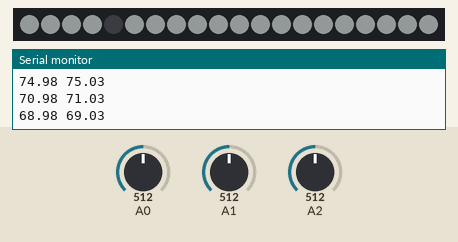
A sketch run on a simulated Teensy 4. Parts: 20 RGB LEDs in strip order, left to right, the last lines printed to the serial monitor. Inputs (shaded band) come from the test bench; at power-on: A0 = 512, A2 = 512, A1 = 512. Dim RGB values are drawn brighter than linear; random numbers use the default seed unless the sketch sets one.

Above: at 1.2 s.
1.3 s: A0 set to 494
At 1.5 s:
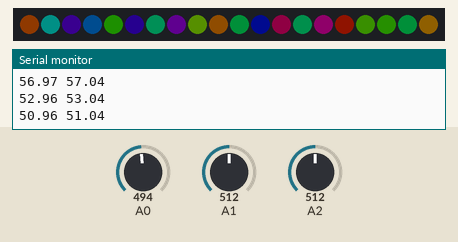
3.7 s: A2 set to 122
At 5.21 s:
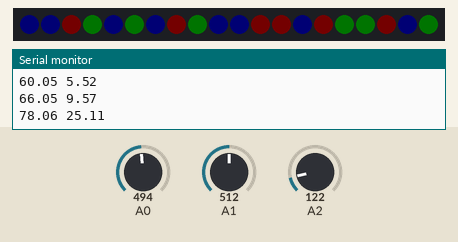
6.7 s: A2 set to 165
At 7.51 s:
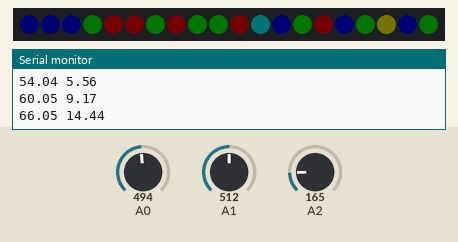
9.7 s: A2 set to 187
At 10.45 s:
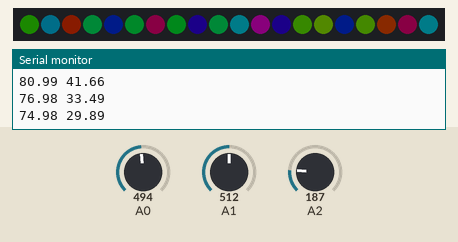
12.7 s: A1 set to 9
At 13.06 s:
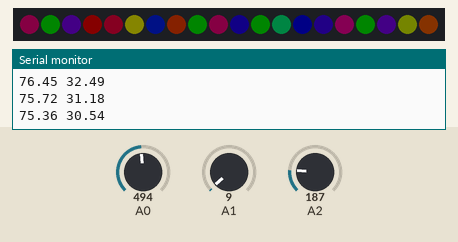
15.6 s: A1 set to 306
At 17.73 s:
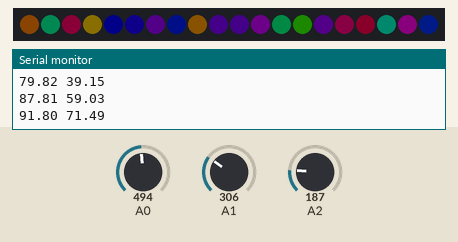
Timing chart, 0 to 19.2 s (numbered marks = the images above; inputs shaded):
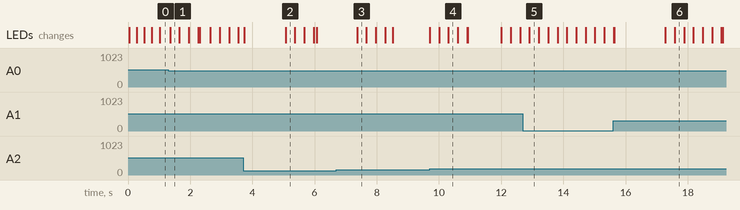

Measured:
- the behaviour switches between 512 and 511 on A0 (found by bisection; images 0 and 1)
- the behaviour switches between 178 and 179 on A2 (found by bisection; images 3 and 4)

The sketch:

Class_5_scratch_built_led_gizmo_3_w_fscale.ino
```cpp
/*

Making a new LED thing from scratch
First step
mode 0
  - all lights flash at different random colors
  - LFO controls brightness
  - LFO shape set by fscale
Mode 1
  - A single LED chases across the tube

pot on A0 selects mode
Pot A1 controls LFO rate
Pot A2 controls LFO shape


*/

float max_brightness = .1; //change this to increase the max brightness of the LEDs. 1.0 is very bright

//Everything else can be left alone
#define num_of_leds 20 //number of LEDs in the tube
#include <WS2812Serial.h> //include the code from this file in our sketch  https://github.com/PaulStoffregen/WS2812Serial/archive/refs/heads/master.zip
#define led_data_pin 8 //only pins 1,5, and 8 can be used.
byte drawingMemory[num_of_leds * 3];
DMAMEM byte displayMemory[num_of_leds * 12];
WS2812Serial LEDs(num_of_leds, displayMemory, drawingMemory, led_data_pin, WS2812_GRB);

unsigned long current_time;
unsigned long prev_time[8];
int mode;
float random_color;
float lfo;
float lfo_shaped;
int lfo_mode;
float lfo_rise_rate;
float lfo_fall_rate;
int raw_pot_1;
int chase1;
float shape1;

void setup() {
  LEDs.begin();
}


void loop() {
  current_time = millis();

  //mode = (analogRead(A0) / 1023.0) * 2; //0-2 but 2 is only selected at very end of pot
  mode = map(analogRead(A0), 0, 1023, 0, 2);

  raw_pot_1 = analogRead(A1);
  lfo_rise_rate = raw_pot_1 / 1023.0; //0-1.0
  lfo_rise_rate *= 10.0; // 0 - 10.0
  lfo_rise_rate += 1; //1.0-11.0
  lfo_fall_rate = lfo_rise_rate / 3.0;

  shape1 = analogRead(A2) / 1023.0;
  shape1 *= 20;
  shape1 -= 10; //-10 to 10


  if (current_time - prev_time[1] > 33) {//33milliseonds is 30Hz
    prev_time[1] = current_time;

    if (lfo_mode == 1) {
      lfo += lfo_rise_rate;
    }
    if (lfo_mode == 0) {
      lfo -= lfo_fall_rate;
    }
    if (lfo < 0) {
      lfo = 0;
      lfo_mode = 1;

    }
    if (lfo > 99) {
      lfo = 99;
      lfo_mode = 0;
    }

    // fscale is like map but it allows you to shape the response from logarithmic to exponential. Chonky to snappy
    // Shape is -10 for exponential, 0 for linear, 10 for Log
    // fscale(input, from low,from high,to low,to high,shape) function is at bottom of the code
    lfo_shaped = fscale(lfo, 0, 99, 0, 99, shape1);

    if (mode == 0) {
      for (int led_select = 0; led_select < 20; led_select++) {
        random_color = random(100) / 99.0;
        //(led to change, hue,saturation,brightness)
        set_LED(led_select, random_color, 1, lfo_shaped / 99.0);
      }

    }

    if (mode == 1) {
      for (int led_select = 0; led_select < 20; led_select++) {
        set_LED(led_select, .5, 0, 1);
      }
      set_LED(chase1, .5, 0, 0);

    }

    LEDs.show();
  }

  if (current_time - prev_time[2] > 1000 / 4) {
    prev_time[2] = current_time;
    chase1++;
    if (chase1 > 19) {
      chase1 = 0;
    }
  }

  if (current_time - prev_time[0] > 50) {
    prev_time[0] = current_time;

    //to print out multiple lines in the serial monitor
    //have a variable
    //then a space
    //and end w println
    Serial.print(lfo);
    Serial.print(" ");
    Serial.println(lfo_shaped);

  }

}


////////////////LED function

//This function is a little different than you might see in other libraries but it works pretty similar
// instead of 0-255 you see in other libraries this is all 0-1.0
// you can copy this to the bottom of any code as long as the declarations at the top in "led biz" are done

//set_LED(led to change, hue,saturation,value aka brightness)
// hue - 0 is red, then through the ROYGBIV to 1.0 as red again
// saturation - 0 is fully white, 1 is fully colored.
// value - 0 is off, 1 is the value set by max_brightness
// (it's not called brightness since, unlike in photoshop, we're going from black to fully lit up

//based on https://stackoverflow.com/questions/3018313/algorithm-to-convert-rgb-to-hsv-and-hsv-to-rgb-in-range-0-255-for-both

void set_LED(int pixel, float fh, float fs, float fv) {
  byte RedLight;
  byte GreenLight;
  byte BlueLight;

  if (fs > 1.0) {
    fs = 1.0;
  }

  if (fv > 1.0) {
    fv = 1.0;
  }

  //wrap the hue around but if it's over 100 or under -100 cap it at that
  if (fh > 100) {
    fh = 100;
  }

  if (fh < -100) {
    fh = -100;
  }
  //keep subtracting or adding 1 until it's in the range of 0-1.0
  while (fh > 1.0) {
    fh -= 1.0;
  }
  while (fh < 0) {
    fh += 1.0;
  }

  byte h = fh * 255;
  byte s = fs * 255;
  byte v = fv * max_brightness * 255;

  h = (h * 192) / 256;  // 0..191
  unsigned int i = h / 32;   // We want a value of 0 thru 5
  unsigned int f = (h % 32) * 8;   // 'fractional' part of 'i' 0..248 in jumps

  unsigned int sInv = 255 - s;
  unsigned int fInv = 255 - f;
  byte pv = v * sInv / 256;  // pv will be in range 0 - 255
  byte qv = v * (256 - s * f / 256) / 256;
  byte tv = v * (256 - s * fInv / 256) / 256;

  switch (i) {
    case 0:
      RedLight = v;
      GreenLight = tv;
      BlueLight = pv;
      break;
    case 1:
      RedLight = qv;
      GreenLight = v;
      BlueLight = pv;
      break;
    case 2:
      RedLight = pv;
      GreenLight = v;
      BlueLight = tv;
      break;
    case 3:
      RedLight = pv;
      GreenLight = qv;
      BlueLight = v;
      break;
    case 4:
      RedLight = tv;
      GreenLight = pv;
      BlueLight = v;
      break;
    case 5:
      RedLight = v;
      GreenLight = pv;
      BlueLight = qv;
      break;
  }
  LEDs.setPixelColor(pixel, RedLight, GreenLight, BlueLight);
}


  //https://playground.arduino.cc/Main/Fscale/ I reordered the input values from this example

  // fscale is like map but it allows you to shape the response from logarithmic to exponential. Chonky to snappy
  // Shape is -10.0 for exponential, 0 for linear, 10.0 for Log
  // fscale(input, from low,from high,to low,to high,shape) function is at bottom of the code

 float fscale( float inputValue, float originalMin, float originalMax,
              float newBegin, float newEnd, float curve) {

  float OriginalRange = 0;
  float NewRange = 0;
  float zeroRefCurVal = 0;
  float normalizedCurVal = 0;
  float rangedValue = 0;
  boolean invFlag = 0;


  // condition curve parameter
  // limit range

  if (curve > 10) curve = 10;
  if (curve < -10) curve = -10;

  curve = (curve * -.1) ; // - invert and scale - this seems more intuitive - postive numbers give more weight to high end on output
  curve = pow(10, curve); // convert linear scale into lograthimic exponent for other pow function

  /*
    Serial.println(curve * 100, DEC);   // multply by 100 to preserve resolution
    Serial.println();
  */

  // Check for out of range inputValues
  if (inputValue < originalMin) {
    inputValue = originalMin;
  }
  if (inputValue > originalMax) {
    inputValue = originalMax;
  }

  // Zero Refference the values
  OriginalRange = originalMax - originalMin;

  if (newEnd > newBegin) {
    NewRange = newEnd - newBegin;
  }
  else
  {
    NewRange = newBegin - newEnd;
    invFlag = 1;
  }

  zeroRefCurVal = inputValue - originalMin;
  normalizedCurVal  =  zeroRefCurVal / OriginalRange;   // normalize to 0 - 1 float

  /*
    Serial.print(OriginalRange, DEC);
    Serial.print("   ");
    Serial.print(NewRange, DEC);
    Serial.print("   ");
    Serial.println(zeroRefCurVal, DEC);
    Serial.println();
  */

  // Check for originalMin > originalMax  - the math for all other cases i.e. negative numbers seems to work out fine
  if (originalMin > originalMax ) {
    return 0;
  }

  if (invFlag == 0) {
    rangedValue =  (pow(normalizedCurVal, curve) * NewRange) + newBegin;

  }
  else     // invert the ranges
  {
    rangedValue =  newBegin - (pow(normalizedCurVal, curve) * NewRange);
  }

  return rangedValue;
}
```
